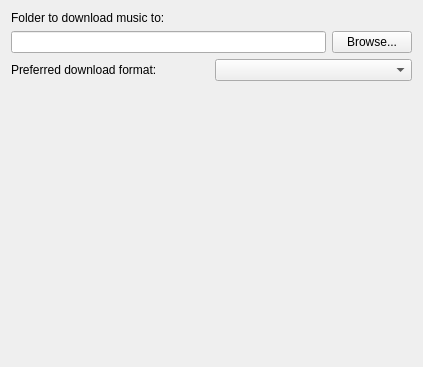
<?xml version="1.0" encoding="UTF-8"?>
<ui version="4.0">
 <class>Settings_Downloads</class>
 <widget class="QWidget" name="Settings_Downloads">
  <property name="geometry">
   <rect>
    <x>0</x>
    <y>0</y>
    <width>423</width>
    <height>367</height>
   </rect>
  </property>
  <property name="sizePolicy">
   <sizepolicy hsizetype="Preferred" vsizetype="Preferred">
    <horstretch>0</horstretch>
    <verstretch>0</verstretch>
   </sizepolicy>
  </property>
  <property name="windowTitle">
   <string notr="true" extracomment="not translatable because not shown to the user">Form</string>
  </property>
  <layout class="QVBoxLayout" name="verticalLayout">
   <item>
    <widget class="QLabel" name="label_6">
     <property name="text">
      <string>Folder to download music to:</string>
     </property>
     <property name="wordWrap">
      <bool>true</bool>
     </property>
    </widget>
   </item>
   <item>
    <layout class="QHBoxLayout" name="horizontalLayout">
     <item>
      <widget class="QLineEdit" name="downloadsFolder">
       <property name="readOnly">
        <bool>true</bool>
       </property>
      </widget>
     </item>
     <item>
      <widget class="QPushButton" name="pickFolderButton">
       <property name="text">
        <string>Browse...</string>
       </property>
      </widget>
     </item>
    </layout>
   </item>
   <item>
    <layout class="QHBoxLayout" name="horizontalLayout_2">
     <item>
      <widget class="QLabel" name="label">
       <property name="text">
        <string>Preferred download format:</string>
       </property>
      </widget>
     </item>
     <item>
      <widget class="QComboBox" name="preferredFormatComboBox"/>
     </item>
    </layout>
   </item>
   <item>
    <spacer name="verticalSpacer">
     <property name="orientation">
      <enum>Qt::Vertical</enum>
     </property>
     <property name="sizeHint" stdset="0">
      <size>
       <width>20</width>
       <height>303</height>
      </size>
     </property>
    </spacer>
   </item>
  </layout>
 </widget>
 <resources/>
 <connections/>
</ui>
